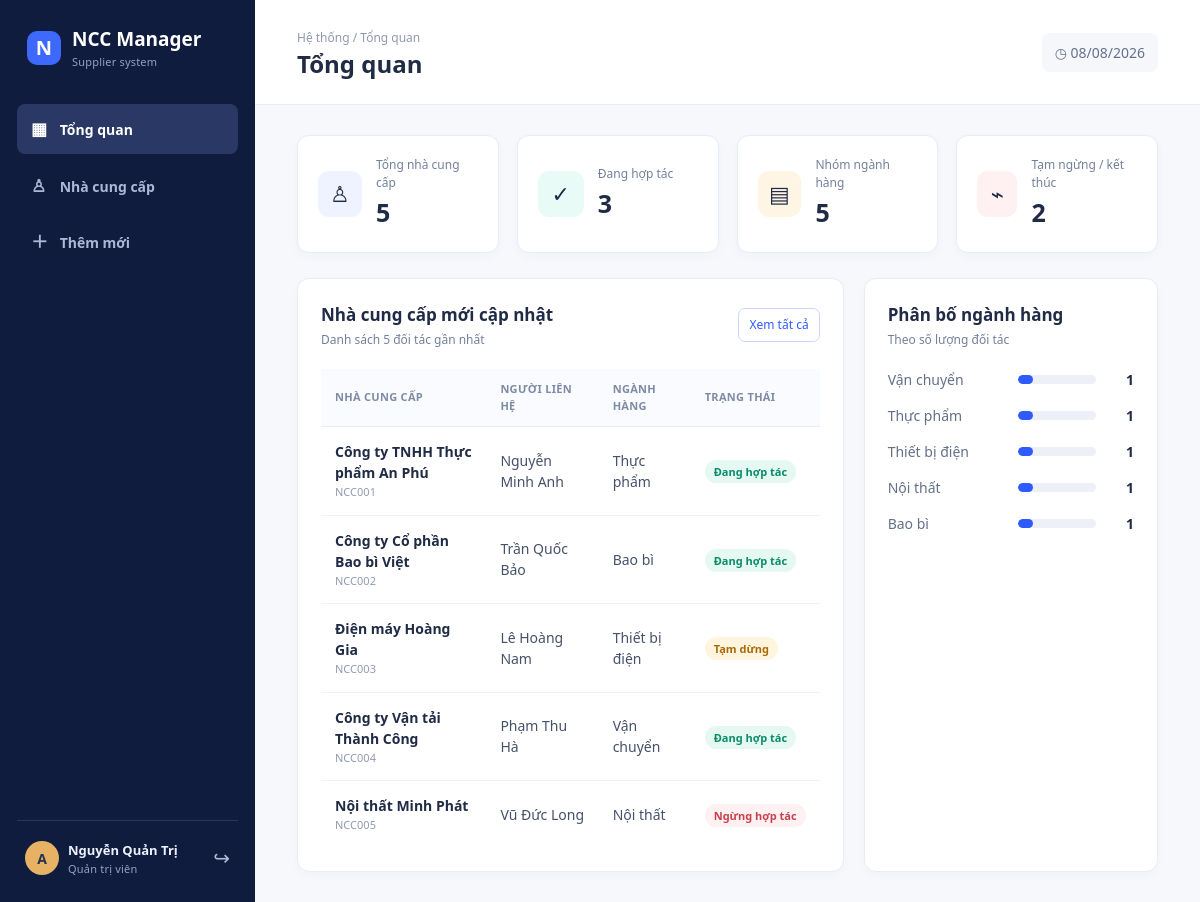
Page /index.php (signed in) on the committed database.
### tables this page shows
CREATE TABLE suppliers (
    id INT UNSIGNED AUTO_INCREMENT PRIMARY KEY,
    code VARCHAR(20) NOT NULL UNIQUE,
    name VARCHAR(150) NOT NULL,
    contact_name VARCHAR(100) NOT NULL,
    phone VARCHAR(20) NOT NULL,
    email VARCHAR(120) DEFAULT NULL,
    address VARCHAR(255) DEFAULT NULL,
    category VARCHAR(100) NOT NULL,
    tax_code VARCHAR(30) DEFAULT NULL,
    status ENUM('active','pause','stop') NOT NULL DEFAULT 'active',
    created_at TIMESTAMP DEFAULT CURRENT_TIMESTAMP
);

### config/auth.php (called while the page is built, shortened)
<?php
function e(?string $value): string
{
    return htmlspecialchars($value ?? "", ENT_QUOTES, "UTF-8");
}

### index.php (the view, shortened to what this page needs)
<?php
require_once __DIR__ . "/config/auth.php";
$pdo = db();
$total = (int) $pdo->query("SELECT COUNT(*) FROM suppliers")->fetchColumn();
$activeCount = (int) $pdo
    ->query("SELECT COUNT(*) FROM suppliers WHERE status = 'active'")
    ->fetchColumn();
$categories = (int) $pdo
    ->query("SELECT COUNT(DISTINCT category) FROM suppliers")
    ->fetchColumn();
$recent = $pdo
    ->query("SELECT * FROM suppliers ORDER BY created_at DESC LIMIT 5")
    ->fetchAll();
$byCategory = $pdo
    ->query(
        "SELECT category, COUNT(*) total FROM suppliers GROUP BY category ORDER BY total DESC LIMIT 5"
    )
    ->fetchAll();
$pageTitle = "Tổng quan";
$active = "dashboard";
require __DIR__ . "/partials/header.php";
?>
<div class="grid-stats"><div class="stat-card"><div class="stat-icon">♙</div><div><div class="stat-label">Tổng nhà cung cấp</div><div class="stat-value"><?= $total ?></div></div></div><div class="stat-card"><div class="stat-icon">✓</div><div><div class="stat-label">Đang hợp tác</div><div class="stat-value"><?= $activeCount ?></div></div></div><div class="stat-card"><div class="stat-icon">▤</div><div><div class="stat-label">Nhóm ngành hàng</div><div class="stat-value"><?= $categories ?></div></div></div><div class="stat-card"><div class="stat-icon">⌁</div><div><div class="stat-label">Tạm ngừng / kết thúc</div><div class="stat-value"><?= $total -
    $activeCount ?></div></div></div></div>
<div class="report-grid"><div class="panel"><div class="panel-header"><div><h2>Nhà cung cấp mới cập nhật</h2><p class="panel-subtitle">Danh sách 5 đối tác gần nhất</p></div><a class="btn btn-outline btn-small" href="suppliers.php">Xem tất cả</a></div><div class="table-wrap"><table><thead><tr><th>Nhà cung cấp</th><th>Người liên hệ</th><th>Ngành hàng</th><th>Trạng thái</th></tr></thead><tbody><?php foreach (
    $recent
    as $supplier
): ?><tr><td><span class="supplier-name"><?= e(
    $supplier["name"]
) ?></span><span class="supplier-code"><?= e(
    $supplier["code"]
) ?></span></td><td><?= e($supplier["contact_name"]) ?></td><td><?= e(
    $supplier["category"]
) ?></td><td><?php $labels = [
    "active" => "Đang hợp tác",
    "pause" => "Tạm dừng",
    "stop" => "Ngừng hợp tác",
]; ?><span class="badge badge-<?= e($supplier["status"]) ?>"><?= $labels[
    $supplier["status"]
] ?></span></td></tr><?php endforeach; ?></tbody></table></div></div><div class="panel"><div class="panel-header"><div><h2>Phân bố ngành hàng</h2><p class="panel-subtitle">Theo số lượng đối tác</p></div></div><?php foreach (
    $byCategory
    as $row
): ?><div class="category-row"><span><?= e(
    $row["category"]
) ?></span><div class="bar"><i style="width:<?= $total
    ? round(($row["total"] / $total) * 100)
    : 0 ?>%"></i></div><b><?= $row[
    "total"
] ?></b></div><?php endforeach; ?></div></div>
<?php require __DIR__ . "/partials/footer.php"; ?>

### partials/header.php (shortened to what this page needs)
<?php require_once __DIR__ . "/../config/auth.php"; ?>
<!doctype html>
<html lang="vi">
<head>
    <link rel="stylesheet" href="assets/style.css">
</head>
<body>
<aside class="sidebar">
    <a class="brand" href="index.php"><span class="brand-icon">N</span><span>NCC Manager<small>Supplier system</small></span></a>
    <nav>
        <a class="<?= ($active ?? "") === "dashboard"
            ? "active"
            : "" ?>" href="index.php"><span>▦</span> Tổng quan</a>
        <a class="<?= ($active ?? "") === "suppliers"
            ? "active"
            : "" ?>" href="suppliers.php"><span>♙</span> Nhà cung cấp</a>
        <a class="<?= ($active ?? "") === "add"
            ? "active"
            : "" ?>" href="supplier_form.php"><span>＋</span> Thêm mới</a>
    </nav>
    <div class="sidebar-bottom"><div class="user-avatar">A</div><div><b><?= e(
        $_SESSION["user"]["full_name"] ?? "Admin"
    ) ?></b><small>Quản trị viên</small></div><a class="logout" href="logout.php" title="Đăng xuất">↪</a></div>
</aside>
<main class="main">
    <header class="topbar"><div><span class="breadcrumb">Hệ thống / <?= e(
        $pageTitle ?? ""
    ) ?></span><h1><?= e(
    $pageTitle ?? ""
) ?></h1></div><div class="today">◷ <?= date("d/m/Y") ?></div></header>
    <section class="content">

### partials/footer.php (shortened to what this page needs)
    </section>
</main>
</body>
</html>

### assets/style.css (style rules this page uses)
:root { --navy:#101c3d;--blue:#2e5bff;--sky:#eef3ff;--text:#202b46;--muted:#73809b;--line:#e8ecf4;--green:#21b789;--amber:#f6a327;--red:#e55564 }
* { box-sizing:border-box }
body { margin:0;background:#f7f8fc;color:var(--text);font:14px/1.5 "Segoe UI",Arial,sans-serif }
.sidebar { position:fixed;width:255px;top:0;bottom:0;background:var(--navy);color:#edf1ff;padding:25px 17px;display:flex;flex-direction:column }
.brand { color:#fff;text-decoration:none;display:flex;align-items:center;gap:11px;font-size:19px;font-weight:700;padding:0 10px 34px }
.brand-icon { width:34px;height:34px;display:grid;place-items:center;border-radius:10px;background:#3d69ff;font-size:20px }
.brand small,.sidebar-bottom small { display:block;color:#94a1c4;font-size:11px;font-weight:400;letter-spacing:.2px }
.sidebar nav { display:grid;gap:7px }
.sidebar nav a { color:#abb8d8;text-decoration:none;padding:12px 14px;border-radius:8px;font-weight:600 }
.sidebar nav a span { display:inline-block;width:25px;font-size:17px }
.sidebar nav a:hover,.sidebar nav a.active { background:#293864;color:#fff }
.sidebar-bottom { margin-top:auto;border-top:1px solid #29365b;padding:18px 8px 0;display:flex;gap:9px;align-items:center }
.user-avatar { background:#e7b263;color:#26314e;border-radius:50%;display:grid;place-items:center;width:34px;height:34px;font-weight:800 }
.sidebar-bottom b { font-size:13px }
.logout { margin-left:auto;color:#aebad9;text-decoration:none;font-size:20px }
.main { margin-left:255px;min-height:100vh }
.topbar { height:105px;background:#fff;border-bottom:1px solid var(--line);padding:21px 42px;display:flex;align-items:center;justify-content:space-between }
.breadcrumb { color:#8e99ae;font-size:12px }
.topbar h1 { margin:3px 0 0;font-size:24px;line-height:1.2 }
.today { color:#65718a;background:#f5f7fb;border-radius:8px;padding:9px 13px }
.content { padding:30px 42px;max-width:1500px }
.grid-stats { display:grid;grid-template-columns:repeat(4,1fr);gap:18px;margin-bottom:25px }
.stat-card { background:#fff;padding:20px;border:1px solid var(--line);border-radius:12px;display:flex;gap:14px;align-items:center;box-shadow:0 3px 10px #23305b08 }
.stat-icon { width:46px;height:46px;display:grid;place-items:center;border-radius:11px;background:var(--sky);font-size:22px }
.stat-card:nth-child(2) .stat-icon { background:#e9fbf6 }
.stat-card:nth-child(3) .stat-icon { background:#fff5e5 }
.stat-card:nth-child(4) .stat-icon { background:#fff0f1 }
.stat-label { color:var(--muted);font-size:12px }
.stat-value { font-size:25px;font-weight:750;margin-top:2px }
.panel { background:#fff;border:1px solid var(--line);border-radius:12px;padding:23px;box-shadow:0 3px 10px #23305b06 }
.panel-header { display:flex;align-items:center;justify-content:space-between;margin-bottom:20px }
.panel h2 { margin:0;font-size:17px }
.panel-subtitle { margin:4px 0 0;color:var(--muted);font-size:12px }
.btn { display:inline-flex;align-items:center;gap:7px;text-decoration:none;cursor:pointer;border:0;border-radius:7px;padding:10px 14px;font:600 13px inherit;background:var(--blue);color:#fff }
.btn-outline { background:#fff;color:var(--blue);border:1px solid #ccd7ff }
.btn-small { padding:7px 10px;font-size:12px }
.table-wrap { overflow:auto }
table { width:100%;border-collapse:collapse }
th { text-align:left;background:#fafbfe;color:#7f8ba5;font-size:11px;letter-spacing:.3px;text-transform:uppercase;padding:12px 14px;border-bottom:1px solid var(--line) }
td { padding:14px;border-bottom:1px solid #f0f2f6;color:#46516a }
tr:last-child td { border-bottom:0 }
.supplier-name { font-weight:700;color:var(--text) }
.supplier-code { display:block;color:#919bb1;font-size:11px;margin-top:1px }
.badge { padding:4px 9px;border-radius:20px;font-size:11px;font-weight:650;white-space:nowrap }
.badge-active { color:#098c68;background:#e5f8f1 }
.badge-pause { color:#aa6907;background:#fff5df }
.badge-stop { color:#c6404f;background:#fff0f1 }
.report-grid { display:grid;grid-template-columns:1.3fr .7fr;gap:20px }
.category-row { display:flex;align-items:center;gap:10px;margin:15px 0 }
.category-row span:first-child { width:120px;color:#63708a }
.bar { height:9px;background:#edf0f7;border-radius:10px;flex:1;overflow:hidden }
.bar i { height:100%;display:block;background:var(--blue);border-radius:10px }
.category-row b { width:28px;text-align:right }

### rows in the picture
suppliers: name "Công ty TNHH Thực phẩm An Phú", code "NCC001", contact_name "Nguyễn Minh Anh", category "Thực phẩm", status "Đang hợp tác"
suppliers: name "Công ty Cổ phần Bao bì Việt", code "NCC002", contact_name "Trần Quốc Bảo", category "Bao bì", status "Đang hợp tác"
suppliers: name "Điện máy Hoàng Gia", code "NCC003", contact_name "Lê Hoàng Nam", category "Thiết bị điện", status "Tạm dừng"
suppliers: name "Công ty Vận tải Thành Công", code "NCC004", contact_name "Phạm Thu Hà", category "Vận chuyển", status "Đang hợp tác"
suppliers: name "Nội thất Minh Phát", code "NCC005", contact_name "Vũ Đức Long", category "Nội thất", status "Ngừng hợp tác"

### other values in the picture
$_SESSION["user"]["full_name"] "Nguyễn Quản Trị"
$pageTitle "Tổng quan"
$total "5"
$activeCount "3"
$categories "5"
$row["category"] "Vận chuyển"
$row["category"] "Thực phẩm"
$row["category"] "Thiết bị điện"
$row["category"] "Nội thất"
$row["category"] "Bao bì"
